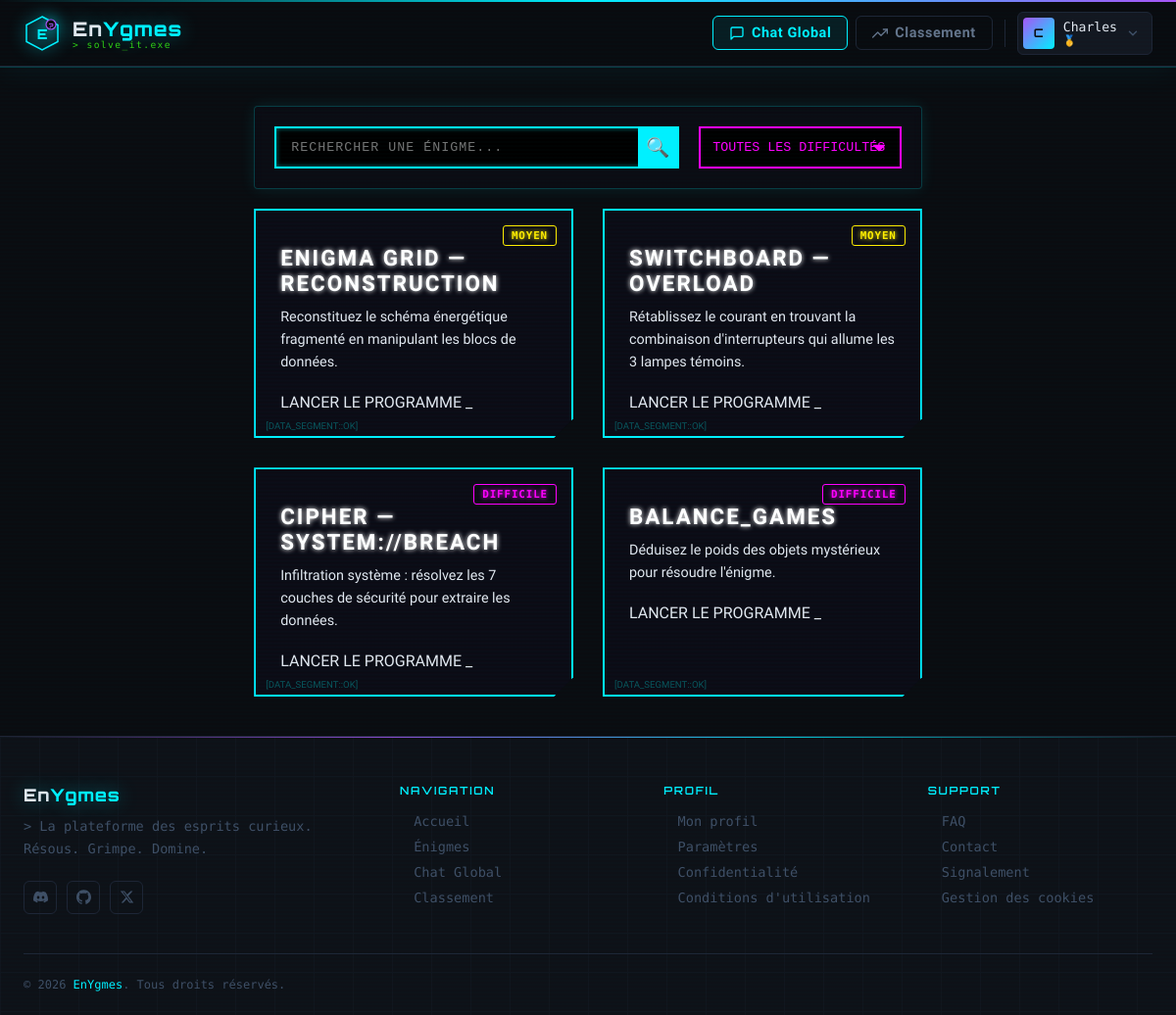
The app's page /layout/index.php (signed in) with its own data.
### tables this page shows
CREATE TABLE `riddles` (
  `id` int(11) NOT NULL,
  `title` varchar(255) NOT NULL,
  `description` text NOT NULL,
  `answer` varchar(255) NOT NULL,
  `max_points` int(11) DEFAULT 100,
  `difficulty` enum('facile','moyen','difficile') DEFAULT 'facile',
  `game_url` varchar(255) DEFAULT NULL
);

### layout/index.php (the view, shortened to what this page needs)
<?php
require '../config/database.php';
require '../includes/header.php';
try {
    $query = $pdo->query("SELECT * FROM riddles ORDER BY id DESC");
    $riddles = $query->fetchAll(PDO::FETCH_ASSOC);
} catch (PDOException $e) {
    die("Erreur lors de la récupération des énigmes : " . $e->getMessage());
}
?>
<link rel="stylesheet" href="/public/css/jeux.css">
<link rel="stylesheet" href="/public/css/style.css">
<main class="container-jeux">
    <section class="controls">
        <div class="search-container">
            <input type="text" id="searchInput" placeholder="Rechercher une énigme...">
            <button type="submit" id="searchBtn" class="search-icon-btn">🔍</button>
        </div>
        <div class="filter-container">
            <select id="difficultyFilter" class="filter-select">
                <option value="all">Toutes les difficultés</option>
            </select>
        </div>
    </section>
    <section class="grid-jeux" id="gridJeux">
        <?php if (count($riddles) > 0): ?>
            <?php foreach ($riddles as $riddle): ?>
                <?php
                    $targetUrl = !empty($riddle['game_url']) ? "../" . $riddle['game_url'] : "jouer.php?id=" . $riddle['id'];
                ?>
                <a href="<?= $targetUrl ?>" class="card-jeu" data-difficulty="<?= htmlspecialchars($riddle['difficulty']) ?>">
                    <div class="card-content">
                        <span class="badge <?= htmlspecialchars($riddle['difficulty']) ?>">
                            <?= ucfirst(htmlspecialchars($riddle['difficulty'])) ?>
                        </span>
                        <h3><?= htmlspecialchars($riddle['title']) ?></h3>
                        <p><?= nl2br(htmlspecialchars($riddle['description'])) ?></p>
                        <?php if (!empty($riddle['game_url'])): ?>
                            <div class="launch-btn">LANCER LE PROGRAMME _</div>
                        <?php endif; ?>
                    </div>
                </a>
            <?php endforeach; ?>
        <?php else: ?>
            <p class="no-data">Aucune énigme n'a été trouvée dans le terminal...</p>
        <?php endif; ?>
    </section>
</main>
<?php require '../includes/footer.php'; ?>

### public/css/style.css (style rules this page uses)
:root { --bg-dark: #0a0c10; --bg-panel: #0e1117; --bg-card: #131720; --border: #1e2535; --border-glow: #00f0ff33; --neon-cyan: #00f0ff; --neon-purple: #a855f7; --neon-green: #39ff14; --text-primary: #e2e8f0; --text-muted: #64748b; --text-dim: #3f4f66; --font-display: 'Orbitron', monospace; --font-mono: 'Share Tech Mono', monospace; --font-body: 'Rajdhani', sans-serif; --header-h: 68px; --radius: 6px; --transition: 0.2s ease; }
*, *::before, *::after { box-sizing: border-box; margin: 0; padding: 0; }
body { background: var(--bg-dark); color: var(--text-primary); font-family: var(--font-body); font-size: 16px; min-height: 100vh; display: flex; flex-direction: column; }
a { text-decoration: none; color: inherit; }
body::before { content: ''; position: fixed; inset: 0; background: repeating-linear-gradient( 0deg, transparent, transparent 2px, rgba(0,240,255,0.012) 2px, rgba(0,240,255,0.012) 4px ); pointer-events: none; z-index: 9999; }
.badge { font-family: var(--font-mono); font-size: 0.68rem; letter-spacing: 0.08em; padding: 3px 8px; border-radius: 3px; border: 1px solid; }
.controls { display: flex; justify-content: center; margin-bottom: 20px; }

### public/css/jeux.css (style rules this page uses)
:root { --bg-color: #050509; --card-bg: #0c0c16; --neon-cyan: #00ffff; --neon-pink: #ff00ff; --neon-green: #0f0; --neon-yellow: #ffee00; --text-main: #c0c0c0; --text-highlight: #fff; --font-tech: 'Courier New', Courier, monospace; }
body { background-color: var(--bg-color); color: var(--text-main); font-family: var(--font-tech); }
.container-jeux { max-width: 1100px; margin: 40px auto; padding: 0 20px; }
.controls { display: flex; gap: 20px; margin-bottom: 40px; padding: 20px; background: rgba(12, 12, 22, 0.5); border: 1px solid rgba(0, 255, 255, 0.2); border-radius: 4px; box-shadow: 0 0 15px rgba(0, 255, 255, 0.1); backdrop-filter: blur(5px); }
.search-container { position: relative; flex: 2; }
.search-container input { width: 100%; padding: 12px 15px; background-color: #000; border: 2px solid var(--neon-cyan); color: var(--neon-cyan); font-family: var(--font-tech); text-transform: uppercase; letter-spacing: 1px; border-radius: 0; box-shadow: inset 0 0 5px rgba(0, 255, 255, 0.5); transition: all 0.3s ease; }
.search-icon-btn { position: absolute; right: 2px; top: 2px; bottom: 2px; background: var(--neon-cyan); color: #000; border: none; width: 40px; font-size: 1.2rem; cursor: pointer; border-radius: 0; transition: all 0.3s ease; }
.filter-container { flex: 1; }
.filter-select { width: 100%; padding: 12px; background-color: #000; border: 2px solid var(--neon-pink); color: var(--neon-pink); font-family: var(--font-tech); text-transform: uppercase; border-radius: 0; cursor: pointer; appearance: none; background-repeat: no-repeat; background-position: right 15px top 50%; background-size: 12px auto; }
.grid-jeux { display: grid; grid-template-columns: repeat(auto-fill, minmax(300px, 1fr)); gap: 30px; }
.card-jeu { text-decoration: none; background-color: var(--card-bg); border: 2px solid var(--neon-cyan); position: relative; overflow: hidden; transition: all 0.3s ease; clip-path: polygon(0 0, 100% 0, 100% calc(100% - 20px), calc(100% - 20px) 100%, 0 100%); }
.card-jeu::after { content: ""; position: absolute; top: 0; left: 0; width: 100%; height: 100%; background: linear-gradient(rgba(255,255,255,0) 50%, rgba(0,0,0,0.1) 50%); background-size: 100% 4px; z-index: 1; pointer-events: none; }
.card-content { padding: 25px; position: relative; z-index: 2; }
.card-jeu h3 { color: var(--text-highlight); margin: 10px 0; text-transform: uppercase; letter-spacing: 2px; font-size: 1.4rem; text-shadow: 0 0 5px var(--text-highlight); }
.card-jeu p { font-size: 0.9rem; line-height: 1.6; margin-bottom: 20px; }
.badge { position: absolute; top: 15px; right: 15px; font-size: 0.7rem; padding: 5px 10px; text-transform: uppercase; font-weight: bold; letter-spacing: 1px; border: 1px solid; }
.moyen { color: var(--neon-yellow); border-color: var(--neon-yellow); text-shadow: 0 0 5px var(--neon-yellow); }
.difficile { color: var(--neon-pink); border-color: var(--neon-pink); text-shadow: 0 0 5px var(--neon-pink); }
.card-jeu::before { content: "[DATA_SEGMENT::OK]"; position: absolute; bottom: 5px; left: 10px; font-size: 0.6rem; color: rgba(0, 255, 255, 0.3); z-index: 2; }

### records on screen
riddles: difficulty "MOYEN", title "ENIGMA GRID — RECONSTRUCTION", description "Reconstituez le schéma énergétique fragmenté en manipulant les blocs de données.", shows "LANCER LE PROGRAMME _"
riddles: difficulty "MOYEN", title "SWITCHBOARD — OVERLOAD", description "Rétablissez le courant en trouvant la combinaison d'interrupteurs qui allume les 3 lampes témoins.", shows "LANCER LE PROGRAMME _"
riddles: difficulty "DIFFICILE", title "CIPHER — SYSTEM://BREACH", description "Infiltration système : résolvez les 7 couches de sécurité pour extraire les données.", shows "LANCER LE PROGRAMME _"
riddles: difficulty "DIFFICILE", title "BALANCE_GAMES", description "Déduisez le poids des objets mystérieux pour résoudre l'énigme.", shows "LANCER LE PROGRAMME _"

### other values on screen
$initial "C"
$user['username'] "Charles"
getRankBadge($userRank) "🥇"
